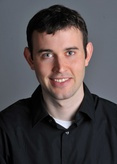
#> input picture P2/Guilherme_Haetinger_code_proj2/DerekPicture.jpg, 117 x 164 px, shrunk from 732 x 1024 before the run
$ python -i main.py   (imports and definitions only)
#> lines starting #> are read from the running program, lines starting #| are printed output that depends on the picture
#> in fix_rotate_color, img is the input picture: shape (164, 117, 3); mean R, G, B 80.5, 74.5, 77
from scipy.signal import convolve2d
from scipy.signal import unit_impulse
from scipy.ndimage.interpolation import rotate
from skimage import img_as_uint
from skimage import img_as_float
import skimage.io as io
import skimage.data as data
import skimage.transform as sktr
import numpy as np
import cv2
from matplotlib.pyplot import hist
import matplotlib.pyplot as plt
from align_image_code import align_images
from skimage.color import rgb2gray
import argparse

# Start by saving the cameraman image
# [1 line not run here, left out]

## 1.1

# Differential matrices
D_x = [[1, -1], [0, 0]]
D_y = [[1, 0], [-1, 0]]

# Helper functions to convolve the derivative on each axis
def convolve_x(src):
    return convolve2d(src, D_x)

def convolve_y(src):
    return convolve2d(src, D_y)

# Create a mask for the derivative images
# [12 lines left out: functions mask_image_derivative, borders_no_blur, not called in this run]


## 1.2

# Creates gaussian kernel
def gaussian_kernel(size, sigma):
    kernel = cv2.getGaussianKernel(size, sigma)
    return np.outer(kernel, np.transpose(kernel))

# Saves the blurred borders for the derivative map
# [19 lines left out: functions borders_blur, borders_blur_dog, not called in this run]


## 1.3

# Crops an image given a split coefficient
def crop(image, divisor):
    x = image.shape[0]
    y = image.shape[1]
    x1 = int(x/divisor)
    x2 = x - int(x/divisor)
    y1 = int(y/divisor)
    y2 = y - int(y/divisor)
    return image[x1:x2, y1:y2]

# Calculates the number of perpendicular gradients
def how_many_perpendicular(image):
    # Counts perpendicular as in a range of 80 - 100 degrees
    return sum(sum(abs(abs(image[:,:]) - 90) < 10))

# Fixes the rotation for a channel
def fix_rotate(image):
    rotations = []
    # From -40 to 40 degrees of rotation skipping by 2 degrees
    for angle in range(-40, 40, 2):
        rotate_image = rotate(image, angle)
        # Crop the image in 5
        rotate_image = crop(rotate_image, 5)

        # Get the derivative maps for each axis and count the perpendicular angles
        dx = convolve_x(rotate_image)
        dy = convolve_y(rotate_image)
        this_num_horiz = how_many_perpendicular(dy)
        this_num_vert = how_many_perpendicular(dx)

        num_edges = this_num_horiz + this_num_vert
        rotations.append((num_edges, angle, (dx, dy)))
#> this loop made 40 passes
#> (this_num_horiz, this_num_vert, num_edges) on passes 1 to 12: (93, 76, 169), (94, 77, 171), (84, 88, 172), (88, 82, 170), (80, 81, 161), (77, 87, 164), (72, 87, 159), (69, 88, 157), (73, 103, 176), (60, 94, 154), (57, 102, 159), (62, 109, 171)
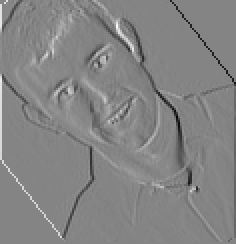
#> dx: shape (122, 118) int64 (shown 2 times larger); min -140, max 130, mean 0; drawn with min black and max white
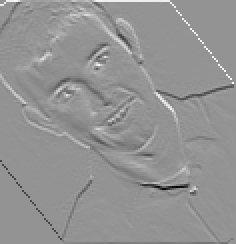
#> dy: shape (122, 118) int64 (shown 2 times larger); min -165, max 120, mean 0; drawn with min black and max white
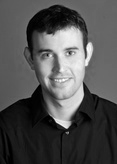
#> image: shape (164, 117); min 0, max 255, mean 80.5
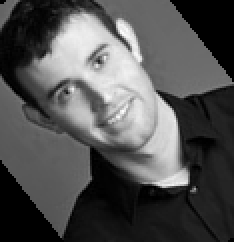
#> rotate_image: shape (121, 117) (shown 2 times larger); min 0, max 255, mean 82.2
#> after the loop, rotations = 40 items

    # return the best count for the angles
    return max(rotations, key=lambda x: x[0])

# Fix the rotation for a channel and apply it for the others
def fix_rotate_color(image_name):
    img = io.imread(image_name)
    # Fix the 1st channel
    rotation = fix_rotate(img[:,:,0])
    angle = rotation[1]
#> angle = 38
    image_name = image_name.replace(".", "").replace("/", "").replace("jpg", "")
    image_histogram_name = "histogram_" + image_name
    dif = np.concatenate([rotation[2][0], rotation[2][1]])
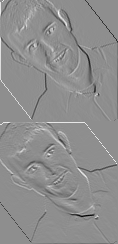
#> dif: shape (244, 118) int64; min -165, max 130, mean 0; drawn with min black and max white
    fig = hist(dif)
    # Save the histogram of angles
    plt.savefig(image_histogram_name)
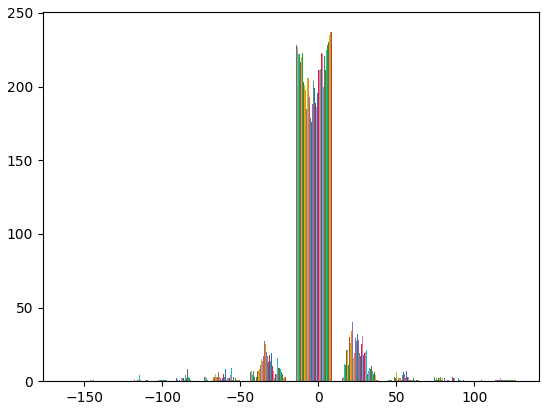
#> figure drawn by matplotlib, 1 panel; tallest bar 176 high, from x = -14.55 to -14.35; tallest bar 225 high, from x = -14.35 to -14.15; tallest bar 228 high, from x = -14.15 to -13.95

    # If the image doesn't have more than one channel, return the channel
    if len(img.shape) < 3 or img.shape[2] == 1:
        return rotate(img, angle)

    # Else, apply the rotation to all of the channels
    R = rotate(img[:,:,0], angle)
    G = rotate(img[:,:,1], angle)
    B = rotate(img[:,:,2], angle)
    return np.dstack([R, G, B])
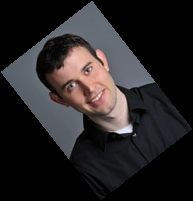
#> returned value: shape (201, 193, 3); mean of channels 0, 1, 2 39.3, 36.4, 37.5; drawn as R, G, B

# Saves the fixed image
def fix_image(image_name, output_name):
    io.imsave(output_name, fix_rotate_color(image_name))


## 2.1

# Sharps an image
# [14 lines left out: function sharpen, not called in this run]

# Saves the sharpen image
def save_sharp(image, sz, sigma, output_image):
    sharp = sharpen(image, sz, sigma)
    io.imsave(output_image, sharp)


## 2.2

# Creates a hybrid image
# [104 lines left out: functions hybrid_image, gaussian_stack, laplacian_stack, show_stack, multiresolution_blending, not called in this run]


descr_1_1 = "Question 1.1 -> python main.py 1.1 -f [Image] -o [OutputImage]\n"
descr_1_2 = """Question 1.2 -> python main.py 1.2 -f [Image] -o [OutputImage]
               (DOF result will be at 'DoG_'OutputImage)\n"""

descr_1_3 = "Question 1.3 -> python main.py 1.3 -f [Image] -o [OutputImage]\n"
descr_2_1 = """Question 2.1 -> python main.py 2.1 -f [Image]
             -o [OutputImage] -z [KernelSize] -m [KernelSigma]\n"""

descr_2_2 = """Question 2.2 -> python main.py 2.2 -f [LowPassImage]
               -s [HighPassImage] [--gray_one] [--gray_two]
               [-m LowPass sigma] [-g HighPass sigma] -o [OutputImage]\n"""

descr_2_3 = """Question 2.3 -> python main.py 2.3 -f [Image]
             -o [OutputImage] -z [KernelSize] -m [KernelSigma]\n"""

descr_2_4 = """Question 2.4 -> python main.py 2.4 -f [RegionImage]
             -s [NotRegionImage] -t [MaskImage] [-m KernelSigma] -o [OutputImage]
             [--gray-one (Use grayscale)]\n"""

descr_ls = [descr_1_1, descr_1_2, descr_1_3, descr_2_1,
            descr_2_2, descr_2_3, descr_2_4]

intro = "Project 2 for CS 194-26: Fun with filters and frequencies!\n"

parser = argparse.ArgumentParser( intro + "".join(descr_ls))

# [89 lines not run here, left out]

>>> result = fix_rotate_color('DerekPicture.jpg')

$ run again, on P2/Guilherme_Haetinger_code_proj2/apporange_gaussianStack.jpg
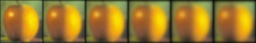
#> input picture P2/Guilherme_Haetinger_code_proj2/apporange_gaussianStack.jpg, 256 x 43 px, shrunk from 1800 x 300 before the run
#> in fix_rotate_color, img is the input picture: shape (43, 256, 3); mean R, G, B 151.8, 120.4, 46.5
#> the loop in fix_rotate, `for angle in range(-40, 40, 2):` made 40 passes
#> (this_num_horiz, this_num_vert, num_edges) on passes 1 to 8: (32, 23, 55), (34, 23, 57), (36, 18, 54), (38, 26, 64), (39, 17, 56), (43, 19, 62), (46, 18, 64), (38, 16, 54)
#> after the loop in fix_rotate, `for angle in range(-40, 40, 2):`:
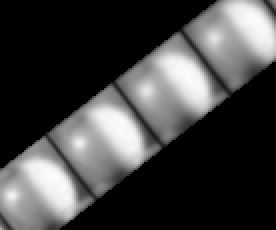
#> rotate_image: shape (115, 138) (shown 2 times larger); min 0, max 253, mean 66.1
#> after the loop in fix_rotate, `for angle in range(-40, 40, 2):`: rotations = 40 items
#> angle = 36
#> in fix_rotate_color, `return np.dstack([R, G, B])`:
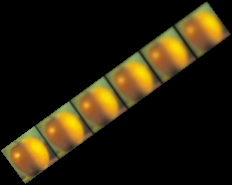
#> returned value: shape (185, 232, 3); mean of channels 0, 1, 2 38.5, 30.5, 11.7; drawn as R, G, B
